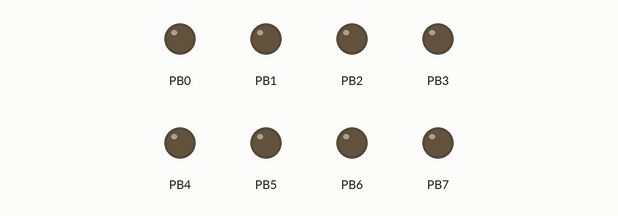
Recording of a program running on a simulated ATmega2560, built with avr-gcc and emulated at 16 MHz (the files do not name the chip). On the bench: output pins drawn as LEDs (lit = HIGH).

Above: at 0.02 s.
Timing chart, 0 to 3.0 s (numbered marks = the images above):
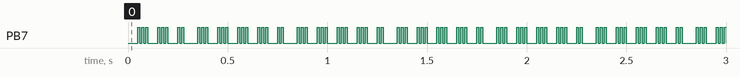

The program:

main.c
```c
/*
 * proj17_TimerOverflow_interrupt_CTC.c
 *
 * Created: 10/01/2025 3:39:07 pm
 * Author : abax5
 */

#define F_CPU 16000000UL
#include <avr/io.h>
#include <util/delay.h>
#include <avr/interrupt.h>

// Macros for LED control
#define Led_on  PORTB |= (1 << 7)
#define Led_off PORTB &= ~(1 << 7)

volatile uint8_t isr_flag = 0; // ISR flag to indicate when interrupt occurs

// Timer1 Compare Match ISR
ISR(TIMER1_COMPA_vect)
{
    isr_flag = 1; // Set flag when Timer1 Compare Match occurs
}

// Function prototype
void Led_toggle(void);

int main(void)
{
    // Configure PORTB as output for LED
    DDRB = 0xFF;

    // Configure Timer1 in CTC mode with prescaler 256
    TCCR1B |= (1 << CS12) | (1 << WGM12);

    // Enable Timer1 Compare Match A interrupt
    TIMSK1 |= (1 << OCIE1A);

    // Set Compare Match value for desired frequency (10Hz)
    uint16_t freq = 10;
    OCR1A = (F_CPU / (2 * 256 * freq)) - 1;

    sei(); // Enable global interrupts

    while (1)
    {
        if (isr_flag == 1) // Check if ISR flag is set
        {
            Led_toggle();
            isr_flag = 0; // Reset flag
        }
    }

    return 0;
}

// LED toggling function
void Led_toggle(void)
{
    for (uint8_t i = 0; i < 3; i++) // Toggle LED 3 times
    {
        Led_on;
        _delay_ms(10);
        Led_off;
        _delay_ms(10);
    }
}
```

Measured:
- by itself, PB7: moves between LOW and HIGH, repeating every 0.50 s
